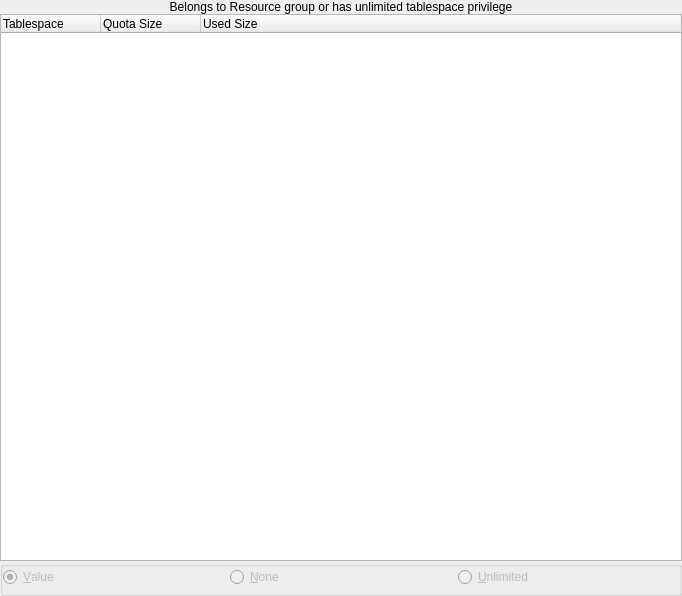
<ui version="4.0" >
 <class>toSecurityQuotaUI</class>
 <widget class="QWidget" name="toSecurityQuotaUI" >
  <property name="geometry" >
   <rect>
    <x>0</x>
    <y>0</y>
    <width>682</width>
    <height>596</height>
   </rect>
  </property>
  <layout class="QGridLayout" >
   <property name="leftMargin" >
    <number>0</number>
   </property>
   <property name="topMargin" >
    <number>0</number>
   </property>
   <property name="rightMargin" >
    <number>0</number>
   </property>
   <property name="bottomMargin" >
    <number>0</number>
   </property>
   <property name="horizontalSpacing" >
    <number>0</number>
   </property>
   <property name="verticalSpacing" >
    <number>0</number>
   </property>
   <item row="1" column="0" >
    <widget class="toTreeWidget" name="Tablespaces" >
     <property name="allColumnsShowFocus" >
      <bool>true</bool>
     </property>
     <column>
      <property name="text" >
       <string>Tablespace</string>
      </property>
     </column>
     <column>
      <property name="text" >
       <string>Quota Size</string>
      </property>
     </column>
     <column>
      <property name="text" >
       <string>Used Size</string>
      </property>
     </column>
    </widget>
   </item>
   <item row="2" column="0" >
    <widget class="QGroupBox" name="SizeGroup" >
     <property name="enabled" >
      <bool>false</bool>
     </property>
     <property name="title" >
      <string/>
     </property>
     <property name="lineWidth" stdset="0" >
      <number>0</number>
     </property>
     <layout class="QGridLayout" >
      <property name="leftMargin" >
       <number>0</number>
      </property>
      <property name="topMargin" >
       <number>0</number>
      </property>
      <property name="rightMargin" >
       <number>0</number>
      </property>
      <property name="bottomMargin" >
       <number>0</number>
      </property>
      <property name="horizontalSpacing" >
       <number>6</number>
      </property>
      <property name="verticalSpacing" >
       <number>6</number>
      </property>
      <item row="1" column="0" colspan="3" >
       <widget class="toFilesize" native="1" name="Size" >
        <property name="focusPolicy" >
         <enum>Qt::TabFocus</enum>
        </property>
       </widget>
      </item>
      <item row="0" column="2" >
       <widget class="QRadioButton" name="Unlimited" >
        <property name="text" >
         <string>&amp;Unlimited</string>
        </property>
       </widget>
      </item>
      <item row="0" column="1" >
       <widget class="QRadioButton" name="None" >
        <property name="text" >
         <string>&amp;None</string>
        </property>
       </widget>
      </item>
      <item row="0" column="0" >
       <widget class="QRadioButton" name="Value" >
        <property name="text" >
         <string>&amp;Value</string>
        </property>
        <property name="checked" >
         <bool>true</bool>
        </property>
       </widget>
      </item>
     </layout>
    </widget>
   </item>
   <item row="0" column="0" >
    <widget class="QLabel" name="Disabled" >
     <property name="text" >
      <string>Belongs to Resource group or has unlimited tablespace privilege</string>
     </property>
     <property name="alignment" >
      <set>Qt::AlignCenter</set>
     </property>
     <property name="wordWrap" >
      <bool>false</bool>
     </property>
    </widget>
   </item>
  </layout>
 </widget>
 <customwidgets>
  <customwidget>
   <class>toTreeWidget</class>
   <extends>QTreeWidget</extends>
   <header>widgets/totreewidget.h</header>
  </customwidget>
  <customwidget>
   <class>toFilesize</class>
   <extends>QWidget</extends>
   <header>tools/tofilesize.h</header>
  </customwidget>
 </customwidgets>
 <tabstops>
  <tabstop>Tablespaces</tabstop>
  <tabstop>Value</tabstop>
  <tabstop>None</tabstop>
  <tabstop>Unlimited</tabstop>
  <tabstop>Size</tabstop>
 </tabstops>
 <resources/>
 <connections/>
</ui>
